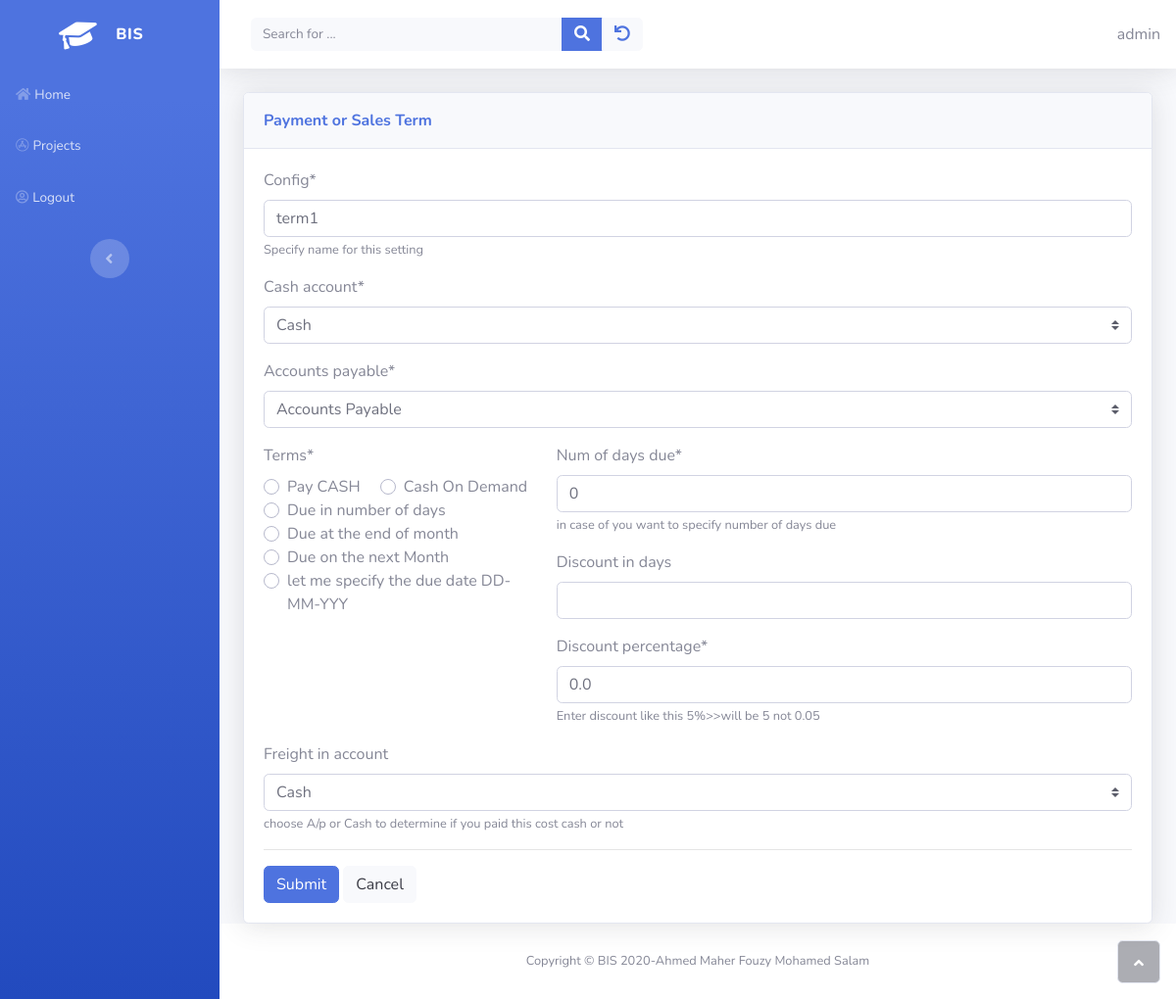
Page /inventory/update_term/1 (signed in) on the committed database.
### inventory/models.py (models this page shows, shortened)
class PaymentSalesTerm(models.Model):
    class Term(models.IntegerChoices):
        CASH = 0 , _("Pay CASH")
        ON_DEMAND = 1 , _("Cash On Demand")
        DAYS = 2, _("Due in number of days")
        END_OF_MONTH = 3,_("Due at the end of month")
        NEXT_MONTH = 4,_("Due on the next Month")
        OTHER = 5, _("let me specify the due date DD-MM-YYY")
    owner = models.ForeignKey(get_user_model(), on_delete=models.CASCADE)
    config = models.CharField(
        max_length=100,
        help_text="Specify name for this setting"
        )
    terms = models.IntegerField(choices=Term.choices , default=Term.CASH , blank=False)
    num_of_days_due = models.PositiveSmallIntegerField(
        help_text="in case of you want to specify number of days due"
    )
    discount_in_days = models.PositiveSmallIntegerField(
        validators=[MaxValueValidator(32)] ,
        null = True,
        blank = True
    )
    discount_percentage = models.FloatField(
        help_text="Enter discount like this 5%>>will be  5 not 0.05",
    )
    cash_account =  models.ForeignKey('sole_proprietorship.Accounts',on_delete=models.CASCADE , related_name='payment_sales_term_cash_account')
    accounts_payable =models.ForeignKey('sole_proprietorship.Accounts',on_delete=models.CASCADE , related_name='payment_sales_term_accounts_payable_account')
    freight_in_account = models.ForeignKey('sole_proprietorship.Accounts',
                                    on_delete=models.CASCADE,
                                    related_name='freight_in_account',
                                    null=True,
                                    blank=True,
                                    help_text='choose A/p or Cash to determine if you paid this cost cash or not')

### inventory/views.py (the view)
# urls.py: path('update_term/<int:pk>' , views.UpdateTermView.as_view(success_url=reverse_lazy('inventory:list_term')) , name="update_term" ),
class UpdateTermView(FormKwargsMixin, OwnerUpdateView):
    model = PaymentSalesTerm
    form_class  = PaymentSalesTermForm
    template_name = "inventory/term_form.html"

### inventory/forms.py
class PaymentSalesTermForm(forms.ModelForm):
    class Meta:
        model = PaymentSalesTerm
        fields = ['config' , 'terms' , 'num_of_days_due' , 'discount_in_days' , 'discount_percentage' ,
                 "accounts_payable", 'freight_in_account', 'cash_account'
                 ]
    def __init__(self, *args, **kwargs):
        self.owner = kwargs.pop('owner')
        super().__init__(*args, **kwargs)
        for account in ['cash_account', 'accounts_payable', 'freight_in_account']:
            self.fields[account].queryset = Accounts.objects.filter(owner=self.owner)
        self.helper = FormHelper()
        self.helper.layout = Layout(
            'config',
            'cash_account',
            'accounts_payable',
            Row(
                Column(InlineRadios('terms') , css_class="col-4"),
                Column('num_of_days_due' , 'discount_in_days' , 'discount_percentage') ),
            'freight_in_account'
        )
        self.helper.form_tag = False

### home/owner.py (called while the page is built)
    def get_queryset(self):
        qs = super(OwnerUpdateView, self).get_queryset()
        return qs.filter(owner=self.request.user)

### inventory/views.py (called while the page is built)
    def get_form_kwargs(self):
        kwargs = super().get_form_kwargs()
        kwargs.update({"owner":self.request.user})
        return kwargs

### sole_proprietorship/models.py (called while the page is built)
    def __str__(self):
        return self.account

### inventory/templates/inventory/term_form.html
{% extends 'home/form.html' %}
{% block cardheader %} Payment or Sales Term {% endblock %}
{% block formblock %}
    {% load crispy_forms_tags %}
    {% crispy form %}
{% endblock %}

### home/templates/home/base.html (shortened to what this page needs)
{% load static%}
<!DOCTYPE html>
<html>
<head>
    <link rel="stylesheet" href="{% static 'home/bootstrap/css/bootstrap.min.css' %}">
    <link rel="stylesheet" href="{% static 'home/css/styles.min.css' %}">
    <link rel="stylesheet" href="https://use.fontawesome.com/releases/v5.12.0/css/all.css">
</head>
<body id="page-top">
    <div id="wrapper">
        <nav class="navbar navbar-dark align-items-start sidebar sidebar-dark accordion bg-gradient-primary p-0">
            <div class="container-fluid d-flex flex-column p-0">
                <a class="navbar-brand d-flex justify-content-center align-items-center sidebar-brand m-0" href="#">
                    <div class="sidebar-brand-icon rotate-n-15"><i class="fas fa-graduation-cap"></i></div>
                    <div class="sidebar-brand-text mx-3"><span>BIS</span></div>
                </a>
                <ul class="nav navbar-nav text-light" id="accordionSidebar">
                    <li class="nav-item" role="presentation"><a class="nav-link" href="{% url 'home:home' %}"><i class="fas fa-home"></i><span>Home</span></a><a class="nav-link" href="{% url 'projects:home' %}"><i class="fab fa-app-store"></i><span>Projects</span></a></li>
                    {% if user.is_authenticated %}
                    <li class="nav-item" role="presentation"><a class="nav-link" href="{% url 'home:logout' %}?next={{ request.path }}"><i class="far fa-user-circle"></i><span>Logout</span></a></li>
                    {% endif %}
                </ul>
                <div class="text-center d-none d-md-inline"><button class="btn rounded-circle border-0" id="sidebarToggle" type="button"></button></div>
            </div>
        </nav>
        <div class="d-flex flex-column" id="content-wrapper">
            <div id="content">
                <nav class="navbar navbar-light navbar-expand bg-white shadow mb-4 topbar static-top">
                    <div class="container-fluid"><button class="btn btn-link d-md-none rounded-circle mr-3" id="sidebarToggleTop" type="button"></button>
                        <div class="form-inline d-none d-sm-inline-block mr-auto ml-md-3 my-2 my-md-0 mw-100 navbar-search">
                            <div class="input-group"><input id="search" class="bg-light form-control border-0 small" type="text" placeholder="Search for ..." name="search"   {% if search %} value="{{ search }}" {% endif %}>
                                <div class="input-group-append"><button id= "search-btn" class="btn btn-primary py-0" ><i class="fas fa-search"></i></button></div>
                                <div class="input-group-append"><button class="btn btn-light py-0" type="button"><a href="{% url 'projects:home' %}"><i class="fa fa-undo"></i></a></button></div>
                            </div>
                        </div>
                        <div>
                            {{ user.username }}
                        </div>
                    </div>
                </nav>
                <div class="container">
                    <div id="ajax">
                    {% block content %}{% endblock%}
                    </div>
                </div>
            </div>
            <footer class="bg-white sticky-footer">
                <div class="container my-auto">
                    <div class="text-center my-auto copyright"><span>Copyright © BIS 2020-Ahmed Maher Fouzy Mohamed Salam</span></div>
                </div>
            </footer>
        </div><a class="border rounded d-inline scroll-to-top" href="#page-top"><i class="fas fa-angle-up"></i></a></div>
</body>
</html>

### rows in the picture
PaymentSalesTerm: config "term1", cash_account "Cash", accounts_payable "Accounts Payable", num_of_days_due "0", discount_percentage "0.0", freight_in_account "Cash"

### other values in the picture
{{ user.username }} "admin"
